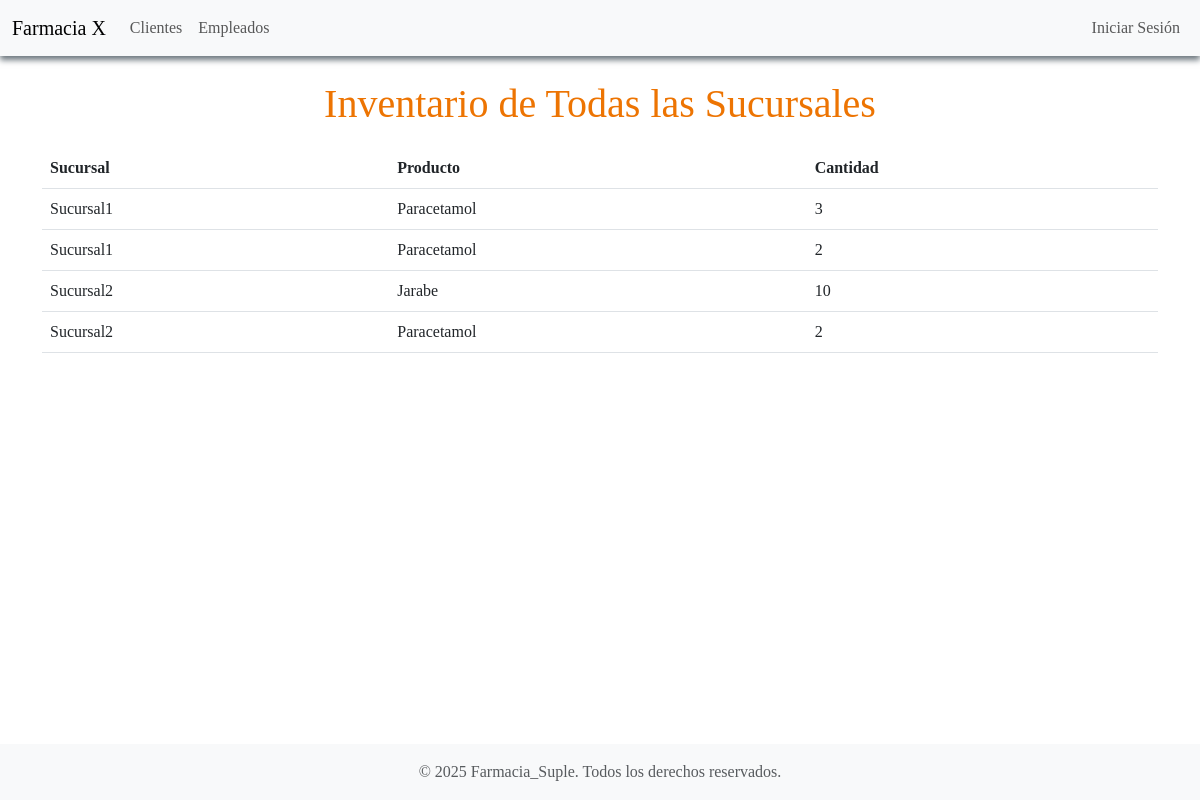
The app's page /inventario/ with its own data.
### inventario/models.py (models this page shows, shortened)
class Inventario(models.Model):
    producto = models.ForeignKey(Producto, on_delete=models.CASCADE, related_name="inventarios")
    sucursal = models.ForeignKey(Sucursal, on_delete=models.CASCADE, related_name="inventario")
    cantidad = models.IntegerField()

class Sucursal(models.Model):
    nombre = models.CharField(max_length=100)
    direccion = models.CharField(max_length=255)

class Producto(models.Model):
    nombre = models.CharField(max_length=100)
    descripcion = models.TextField()
    precio = models.FloatField()

### inventario/views.py (the view)
# urls.py: path('inventario/', inventario_views.consultar_inventario, name='consultar_inventario'),
def consultar_inventario(request):
    sucursal_id = request.GET.get('sucursal_id')
    sucursales = Sucursal.objects.all()
    if sucursal_id:  # Si se selecciona una sucursal
        return redirect('consultar_inventario_por_sucursal', sucursal_id=sucursal_id)
    inventario = Inventario.objects.select_related('sucursal', 'producto').all()
    return render(request, 'inventario/consultar_inventario.html', {
        'inventario': inventario,
        'sucursal': None,
        'titulo': "Inventario de Todas las Sucursales",
        'sucursales': sucursales
    })

### templates/inventario/consultar_inventario.html (shortened to what this page needs)
{% extends 'base.html' %}
{% block content %}
<h1>{{ titulo }}</h1>
<table class="table">
    <thead>
        <tr>
            <th>Sucursal</th>
            <th>Producto</th>
            <th>Cantidad</th>
        </tr>
    </thead>
    <tbody>
        {% for item in inventario %}
        <tr>
            <td>{{ item.sucursal.nombre }}</td>
            <td>{{ item.producto.nombre }}</td>
            <td>{{ item.cantidad }}</td>
        </tr>
        {% endfor %}
    </tbody>
</table>
{% endblock %}

### templates/base.html (shortened to what this page needs)
<!DOCTYPE html>
<html lang="es">
<head>
    {% load static %}
    <link rel="stylesheet" href="https://cdn.jsdelivr.net/npm/bootstrap@5.3.0/dist/css/bootstrap.min.css">
    <link rel="stylesheet" href="{% static 'css/styles.css' %}">
</head>
<body class="d-flex flex-column min-vh-100" style="background: url('{% static 'imagenes/Fondo2.jpg' %}') no-repeat center center fixed; background-size: cover;">
    <nav class="navbar navbar-expand-lg navbar-light bg-light" role="navigation">
        <div class="container-fluid">
            <a class="navbar-brand" href="/">Farmacia X</a>
            <div class="collapse navbar-collapse justify-content-between" id="navbarNav">
                <ul class="navbar-nav">
                    <li class="nav-item"><a class="nav-link" href="/clientes/">Clientes</a></li>
                    <li class="nav-item"><a class="nav-link" href="/empleados/">Empleados</a></li>
                </ul>
                <ul class="navbar-nav">
                    {% if user.is_authenticated %}
                        <li class="nav-item">
                            <form method="post" action="{% url 'logout' %}">
                                {% csrf_token %}
                                <button type="submit" class="btn btn-link nav-link">Cerrar Sesión</button>
                            </form>
                        </li>
                    {% else %}
                        <li class="nav-item"><a class="nav-link" href="{% url 'login' %}">Iniciar Sesión</a></li>
                    {% endif %}
                </ul>
            </div>
        </div>
    </nav>
    <main class="container my-4 flex-grow-1">
        {% block content %}
        {% endblock %}
    </main>
    <footer class="footer bg-light py-3 mt-auto">
        <div class="container text-center">
            <span class="text-muted">&copy; 2025 Farmacia_Suple. Todos los derechos reservados.</span>
        </div>
    </footer>
</body>
</html>

### static/css/styles.css (style rules this page uses)
body { font-family: 'Times New Roman', sans-serif; background-color: #f8f9fa; color: #000000; }
.navbar { box-shadow: 0px 4px 6px rgb(108, 118, 125); }
h1 { color: #ed7402; text-align: center; margin-bottom:20px; }
.footer { text-align: center; color: #fbfbfb; }

### records on screen
Inventario: sucursal.nombre "Sucursal1", producto.nombre "Paracetamol", cantidad "3"
Inventario: sucursal.nombre "Sucursal1", producto.nombre "Paracetamol", cantidad "2"
Inventario: sucursal.nombre "Sucursal2", producto.nombre "Jarabe", cantidad "10"
Inventario: sucursal.nombre "Sucursal2", producto.nombre "Paracetamol", cantidad "2"

### other values on screen
{{ titulo }} "Inventario de Todas las Sucursales"
